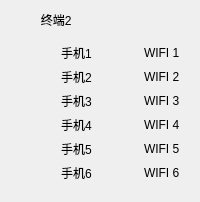
     <widget class="QWidget" name="widget_2" native="true">
      <layout class="QGridLayout" name="gridLayout_2">
       <item row="0" column="0">
        <layout class="QVBoxLayout" name="verticalLayout_2">
         <item>
          <widget class="QLabel" name="terminal_label_2">
           <property name="text">
            <string>         终端2</string>
           </property>
          </widget>
         </item>
         <item>
          <widget class="QWidget" name="widget_29" native="true">
           <layout class="QGridLayout" name="gridLayout_29">
            <item row="1" column="0">
             <widget class="LightButton" name="PhonelightButton2_2" native="true"/>
            </item>
            <item row="2" column="0">
             <widget class="LightButton" name="PhonelightButton2_3" native="true"/>
            </item>
            <item row="0" column="2">
             <widget class="LightButton" name="WifilightButton2_1" native="true"/>
            </item>
            <item row="4" column="2">
             <widget class="LightButton" name="WifilightButton2_5" native="true"/>
            </item>
            <item row="5" column="0">
             <widget class="LightButton" name="PhonelightButton2_6" native="true"/>
            </item>
            <item row="0" column="0">
             <widget class="LightButton" name="PhonelightButton2_1" native="true"/>
            </item>
            <item row="5" column="2">
             <widget class="LightButton" name="WifilightButton2_6" native="true"/>
            </item>
            <item row="1" column="2">
             <widget class="LightButton" name="WifilightButton2_2" native="true"/>
            </item>
            <item row="2" column="2">
             <widget class="LightButton" name="WifilightButton2_3" native="true"/>
            </item>
            <item row="3" column="2">
             <widget class="LightButton" name="WifilightButton2_4" native="true"/>
            </item>
            <item row="4" column="0">
             <widget class="LightButton" name="PhonelightButton2_5" native="true"/>
            </item>
            <item row="3" column="0">
             <widget class="LightButton" name="PhonelightButton2_4" native="true"/>
            </item>
            <item row="0" column="3">
             <widget class="QLabel" name="WifiLabel2_1">
              <property name="text">
               <string>WIFI 1</string>
              </property>
             </widget>
            </item>
            <item row="4" column="3">
             <widget class="QLabel" name="WifiLabel2_5">
              <property name="text">
               <string>WIFI 5</string>
              </property>
             </widget>
            </item>
            <item row="3" column="3">
             <widget class="QLabel" name="WifiLabel2_4">
              <property name="text">
               <string>WIFI 4</string>
              </property>
             </widget>
            </item>
            <item row="3" column="1">
             <widget class="QLabel" name="PhoneLabel2_4">
              <property name="text">
               <string>手机4</string>
              </property>
             </widget>
            </item>
            <item row="0" column="1">
             <widget class="QLabel" name="PhoneLabel2_1">
              <property name="text">
               <string>手机1</string>
              </property>
             </widget>
            </item>
            <item row="2" column="1">
             <widget class="QLabel" name="PhoneLabel2_3">
              <property name="text">
               <string>手机3</string>
              </property>
             </widget>
            </item>
            <item row="4" column="1">
             <widget class="QLabel" name="PhoneLabel2_5">
              <property name="text">
               <string>手机5</string>
              </property>
             </widget>
            </item>
            <item row="5" column="1">
             <widget class="QLabel" name="PhoneLabel2_6">
              <property name="text">
               <string>手机6</string>
              </property>
             </widget>
            </item>
            <item row="1" column="1">
             <widget class="QLabel" name="PhoneLabel2_2">
              <property name="text">
               <string>手机2</string>
              </property>
             </widget>
            </item>
            <item row="5" column="3">
             <widget class="QLabel" name="WifiLabel2_6">
              <property name="text">
               <string>WIFI 6</string>
              </property>
             </widget>
            </item>
            <item row="2" column="3">
             <widget class="QLabel" name="WifiLabel2_3">
              <property name="text">
               <string>WIFI 3</string>
              </property>
             </widget>
            </item>
            <item row="1" column="3">
             <widget class="QLabel" name="WifiLabel2_2">
              <property name="text">
               <string>WIFI 2</string>
              </property>
             </widget>
            </item>
           </layout>
          </widget>
         </item>
        </layout>
       </item>
      </layout>
     </widget>
